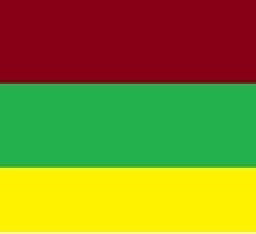
%> input picture p4 cadena/img.jpg, 128 x 117 px, shrunk from 400 x 367 before the run (shown 2 times larger)
$ octave Practica5_LaCadena.m   (GNU Octave 9; MATLAB toolbox functions it lacks are replaced by stand-ins)
%> lines starting %> are read from the running program, lines starting %| are printed output that depends on the picture
### p4 cadena/getRGB.m
function [ a ] = getRGB( x,y,rep,f)
v = [];
tamx = length(f(:,1,1));
tamy = length(f(1,:,1));
for i = 1 : rep
    xrgb=int64(x(i,:));
    yrgb=int64(y(i,:));
    if(xrgb <= tamx)&&(yrgb <= tamy)
        vrgb = [f(yrgb,xrgb,1),f(yrgb,xrgb,2),f(yrgb,xrgb,3)];
        v = [v;vrgb];
     else
         yrgb = yrgb/2;
         xrgb = xrgb/2;
         vrgb = [f(yrgb,xrgb,1),f(yrgb,xrgb,2),f(yrgb,xrgb,3)];
         v = [v;vrgb];
    end
end
a = v;
end

### p4 cadena/crearClase.m
function [clase] = crearClase(Matriz,x,y)
    tam = length(Matriz(1,:));
    class = [];
    for j=1:tam
        coord = Matriz (1,j);
        if coord ~=0
           class = [class;x(coord,:) y(coord,:)];
        end
    end
    clase = class;
end

### p4 cadena/Practica5_LaCadena.m
%Algoritmo de la cadena
clc;
warning off all;
clear all;
close all;
[filename,pathname] = uigetfile('*.jpg','Selecciona una imagen');
%> the answer given: img.jpg
f = imread(char(filename));
%> f is the input picture: size 117x128x3 uint8; mean R, G, B 133, 132.2, 37.1
alto = length(f(:,1));
%> alto = 117
ancho = length(f(1,:,1));
%> ancho = 128
close all;
umbral = 1;
numM = input('cuantas muestras quieres? ->');
%> the answer given: 3
acept = 0;
x = [];
y = [];
for i=1:numM
    x = [x;randi([1 ancho],1,1)];
    y = [y;randi([1 alto],1,1)];
end
%> after the loop, x = [109; 34; 101]; y = [89; 60; 36]

p = getRGB(x,y,numM,f);
%> in getRGB, `tamx = length(f(:,1,1));`: tamx = 117
%> in getRGB, `tamy = length(f(1,:,1));`: tamy = 128
%> the loop in getRGB, `for i = 1 : rep` made 3 passes
%> (xrgb, yrgb, v) on passes 1 to 3: (109, 89, [255 241 0]), (34, 60, [255 241 0; 35 177 77]), (101, 36, [255 241 0; 35 177 77; 137 0 20])
%> in getRGB, `a = v;`: a = [255 241 0; 35 177 77; 137 0 20]
%> p = [255 241 0; 35 177 77; 137 0 20]
z = double(p);
%> z = [255 241 0; 35 177 77; 137 0 20]
% [10 lines of commented-out code are left out]
numC = input('Cuantas clases quieres?');
%> the answer given: 3
close all;
parar = 0;
grupos = [0];
while(length(grupos(:,1))~=numC)
    clc;
    close all;
    fprintf('umbral = %d\n',umbral);
    matriz = zeros(numM);
    contadorG  = [];
    for i=1:numM
       contadorG = [contadorG;1];
    end
    grupos = [];
    grupos = [grupos;z(1,:)];
    matriz(1,1) = 1;
    contadorG(1,:) = contadorG(1,:)+1;
    for i=2:numM
        dist=[];
        for j=1:length(grupos(:,1))
            dist = [dist;norm(grupos(j,:) - z(i,:))];%Distancia a cada grupo
        end
        [B,I] = min(dist);
        if B < umbral
            grupos(I,:) = (grupos (I,:)+z(i,:))/2;
            matriz (I,contadorG(I,:)) = i;
            contadorG (I,:)= contadorG (I,:)+1;

        else
            matriz (length(grupos(:,1))+1,contadorG(length(grupos(:,1))+1,:)) = i;
            contadorG (length(grupos(:,1))+1,:)= contadorG (length(grupos(:,1))+1,:)+1;
            grupos = [grupos;z(i,:)];

        end
    end
    umbral = umbral + 10;
end
%> this loop made 1 pass
%> after the loop, contadorG = [2; 2; 2]; grupos = [255 241 0; 35 177 77; 137 0 20]; matriz = [1 0 0; 2 0 0; 3 0 0]; umbral = 11
clc;
fprintf('Umbral = %d',umbral);
imshow(f);
hold on;
count = 1;
names = string({});
for i=1:length(matriz)
   clase = [];
   clase = crearClase(matriz(i,:),x,y);
   if isempty(clase) ==0
       clase = clase';
       names = [names strcat('clase',num2str(count))];
       plot(clase(1,:),clase(2,:),'LineStyle','none','Marker','.','MarkerSize',40);
       count = count +1;
   end
end
%> this loop made 3 passes
%> (clase, names) on passes 1 to 3: ([109; 89], {'clase1'}), ([34; 60], {'clase1', 'clase2'}), ([101; 36], {'clase1', 'clase2', 'clase3'})
legend(names);
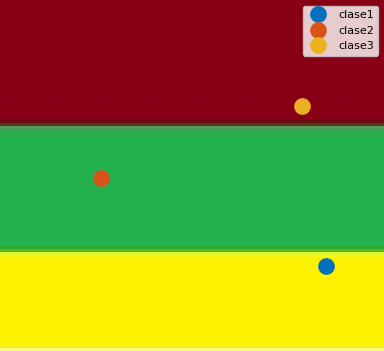
%> figure redrawn from the program's plot data; shown 3 times larger
disp('Fin del programa');
%| Umbral = 11Fin del programa
